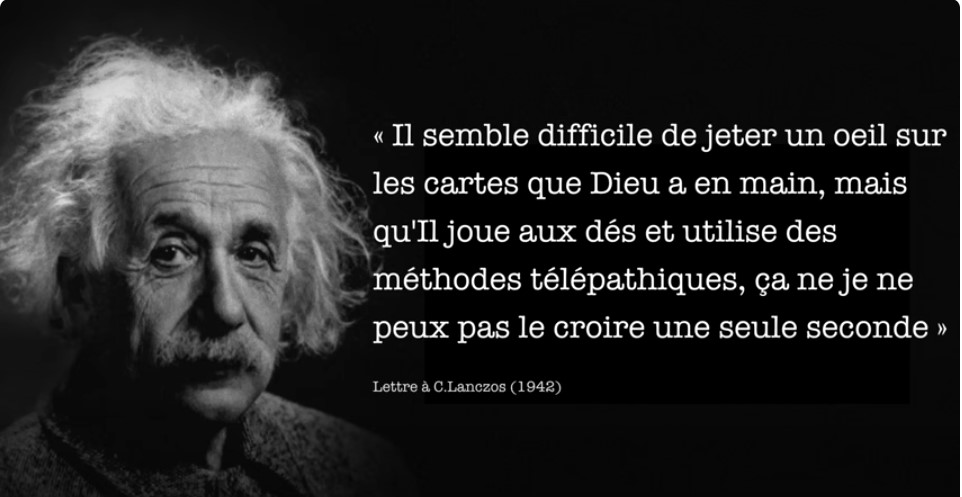
#> input picture projet0/Citation_Einstein.jpg, 962 x 497 px
$ python Icon_Generator.py
#> lines starting #> are read from the running program, lines starting #| are printed output that depends on the picture
# biblio pillow
from PIL import Image

# Ouvrir une image
image = Image.open("Citation_Einstein.jpg")
#> image is the input picture: PIL image 962x497 RGB; min 0, max 255, mean 36.5

# Redimensionner
icone = image.resize((164, 164))
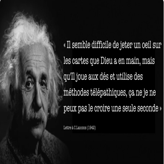
#> icone: PIL image 164x164 RGB; min 0, max 222, mean 36.5

# save as icone
icone.save("myIcone.ico")
print("Icone crée avec succès !")
